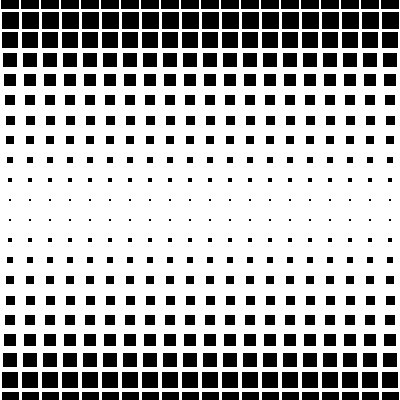
Frame 1 (no input)
Frame 60 (the mouse pressed at the canvas centre just before this capture): identical to frame 1, image omitted
Frame 120 (the mouse held since frame 60 and released just before this capture): identical to frame 1, image omitted

The Processing sketch that drew this single still picture (run headless with seeded random() and noise(); from frame 60 on, the mouse is pressed at the canvas centre):

// Processing sketch: processing_10693
// ── processing_10693.pde

float x1 = 0;
float y1 = 0;
float d = 1.6;

void setup(){
size ( 400, 400 );
background( 255 );
fill( 0 );
}

void draw(){
rectMode(CENTER);
  for ( float y = height/2; y <= height; y = (y + 20) ){ // 1. Hälfte     
  for ( float x = 10; x <= width; x = (x + 20)){  
      rect( x, y , x1, y1 );
}
      x1 = x1-d;
      y1 = y1-d;
} 

  for ( float y = 0; y <= height/2; y = (y + 20) ){ // 2.Hälfte    
  for ( float x = 10; x <= width; x = (x + 20)){  
        rect( x, y , x1, y1 );
}
      x1 = x1+d;
      y1 = y1+d;
} 

}
